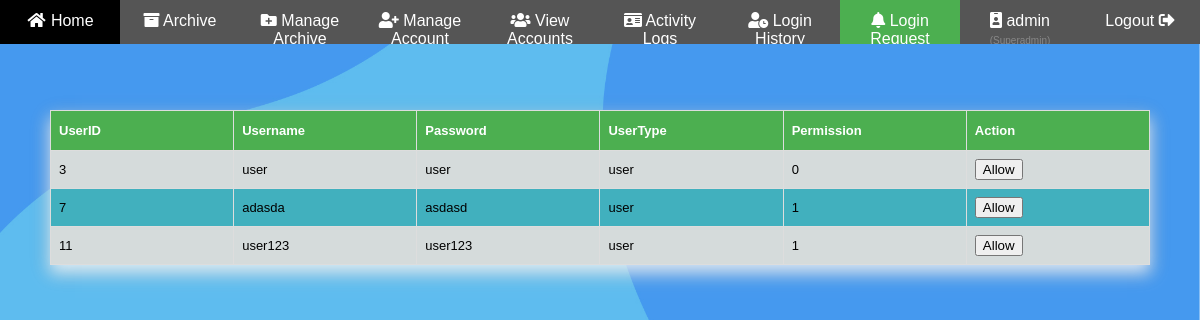
The page /notification.php (signed in) on the database its author committed.
### tables this page shows
CREATE TABLE `users` (
  `UserID` int(255) NOT NULL,
  `Username` varchar(255) NOT NULL,
  `Password` varchar(255) NOT NULL,
  `Fullname` varchar(255) NOT NULL,
  `College` varchar(255) NOT NULL,
  `UserType` varchar(10) NOT NULL,
  `Perms` int(2) NOT NULL
);

### www/notification.php (the view, shortened to what this page needs)
<!DOCTYPE html>
<html>
<head>
   <link rel="stylesheet" type="text/css" href="css/style.css">
   <link rel="stylesheet" href="https://cdnjs.cloudflare.com/ajax/libs/font-awesome/4.7.0/css/font-awesome.min.css">
   <link rel="stylesheet" href="https://use.fontawesome.com/releases/v5.15.3/css/all.css">
</head>
<body>
   <nav>
      <div class="navbar">
         <a href="dashboard.php" class=""><i class="fa fa-fw fa-home"></i> Home</a>
         <a href="archive.php" class=""><i class="fas fa-archive"></i> Archive</a>
         <a href="managearchive.php" class=""><i class="fas fa-folder-plus"></i> Manage Archive</a>
         <a href="manageaccount.php" class=""><i class="fas fa-user-plus"></i> Manage Account</a>
         <a href="view.php" class=""><i class="fas fa-users"></i> View Accounts</a>
         <a href="activitylogs.php" class=""><i class="fas fa-id-card"></i>  Activity Logs</a>
         <a href="loginhistory.php" class="" ><i class="fas fa-user-clock"></i> Login History</a>
         <a href="notification.php" class="active" ><i class="fas fa-bell"></i> Login Request</a>
         <a href="logout.php" style="float: right;">Logout <i class="fas fa-sign-out-alt"></i></a>
         <a href="#" style="float: right;"><i class="fas fa-id-badge"></i> <?php echo $_SESSION['cuser']['Username']; ?><span  style="color: #888; font-size: 10px;"> (<?php echo ucfirst($_SESSION['cuser']['UserType']); ?>)</span></a>
      </div>
   </nav>
   <section class="table-container">
        <table id="customers">
            <thead>
                <tr>
                    <th>UserID</th>
                    <th>Username</th>
                    <th>Password</th>
                    <th>UserType</th>
                    <th>Permission</th>
                    <th>Action</th>
                </tr>
            </thead>
            <tbody>
            <?php
                    $connect = connectdb();
                    $sql = "SELECT * FROM users WHERE userType = 'user'";
                    $query = mysqli_query($connect, $sql);
                    if ($query->num_rows > 0){
                        while($row = mysqli_fetch_array($query)){ ?>
                            <tr>
                                <td><?php echo $row['UserID']; ?></td>
                                <td><?php echo $row['Username']; ?></td>
                                <td><?php echo $row['Password']; ?></td>
                                <td><?php echo $row['UserType']; ?></td>
                                <td><?php echo $row['Perms']; ?></td>
                                <td><input value="Allow" type="submit" name="allowUser" onclick="javascript: allowUser(<?php echo $row['UserID']; ?>)"/></td>
                            </tr>
                    <?php }} else {
                        echo "0 results";
                    }?>
            </tbody>
        </table>
    </section>
</body>
</html>

### www/css/style.css (style rules this page uses)
body { display: block; margin: 0; font-family: Arial, Sans-Serif; }
* { box-sizing: border-box; }
body { background-image: url(../images/bluebg.jpg); background-color: #cccccc; background-repeat: no-repeat; background-size: cover; }
:root { --blue: #4099ff; --indigo: #6610f2; --purple: #6f42c1; --pink: #e83e8c; --red: #FF5370; --orange: #fd7e14; --yellow: #FFB64D; --green: #2ed8b6; --teal: #20c997; --cyan: #00bcd4; --white: #fff; --gray: #6c757d; --gray-dark: #343a40; --primary: #4099ff; --secondary: #6c757d; --success: #2ed8b6; --info: #00bcd4; --warning: #FFB64D; --danger: #FF5370; --light: #f8f9fa; --dark: #343a40; --breakpoint-xs: 0; --breakpoint-sm: 576px; --breakpoint-md: 768px; --breakpoint-lg: 992px; --breakpoint-xl: 1200px; --font-family-sans-serif: "Poppins", sans-serif; --font-family-monospace: SFMono-Regular, Menlo, Monaco, Consolas, "Liberation Mono", "Courier New", monospace; }
.navbar { width: 100%; background-color: #555; overflow: auto; text-align: center; position: fixed; }
.navbar a { float: left; padding: 12px; color: white; text-decoration: none; font-size: 16px; width: 10%; height: 44px; }
.navbar a:nth-child(8) { border-right: unset; }
.active { background-color: #4CAF50; }
.table-container { width: 100%; margin: auto; padding: 110px 50px 50px 50px; }
#customers { font-family: Arial, Helvetica, sans-serif; font-size: 13px; border-collapse: collapse; width: 100%; box-shadow: 0 8px 16px 1px rgba(255, 255, 255, .8), 0 6px 20px 0 rgba(0, 0, 0, 0.19); height: 50%; table-layout: fixed; word-break: break-all; }
#customers td, #customers th { font-size: 13px; border: 1px solid #ddd; padding: 8px; word-break: break-all; width: 5%; }
#customers tr:nth-child(even) { background-color: #41b0be; }
#customers tr:nth-child(odd) { background-color: #d5dbdb; }
#customers th { padding-top: 12px; padding-bottom: 12px; text-align: left; background-color: #4CAF50; color: white; }
.fas { color: white; font-size: 16px; }
.fa { font-size: 50px; user-select: none; }
.fa { display: inline-block; font: normal normal normal 14px/1 FontAwesome; text-rendering: auto; -webkit-font-smoothing: antialiased; }

### rows shown on the page
users: UserID "3", Username "user", Password "user", UserType "user", Perms "0"
users: UserID "7", Username "adasda", Password "asdasd", UserType "user", Perms "1"
users: UserID "11", Username "user123", Password "user123", UserType "user", Perms "1"

### other values the page prints
$_SESSION['cuser']['Username'] "admin"
$_SESSION['cuser']['UserType'] "Superadmin"
